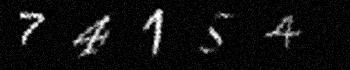
%> input picture lab3/inl3_to_students/task5/ocr_project/datasets/home1/im1.jpg, 350 x 70 px
$ octave --eval "result = im2segment(imread('../../../lab3/inl3_to_students/task5/ocr_project/datasets/home1/im1.jpg'));"   (GNU Octave 9; MATLAB toolbox functions it lacks are replaced by stand-ins)
%> lines starting %> are read from the running program, lines starting %| are printed output that depends on the picture
function S = im2segment(im)

im = im2gray(im);
im = im2double(im);
threshim = im > 35;
mod = bwareaopen(threshim,30);
sbw = bwlabel(mod,8);
nrseg = max(sbw(:));
S = cell(1,nrseg);

for kk = 1:nrseg
    S{kk}= (sbw==kk);
end

subplot(2,4,1)
plot(im)
subplot(2,4,2)
plot(S{1})
subplot(2,4,3)
plot(S{2})
subplot(2,4,4)
plot(S{3})
subplot(2,4,5)
plot(S{4})
%> in im2segment, im is the input picture: size 70x350 uint8; min 0, max 255, mean 17
%> in im2segment, `threshim = im > 35;`: threshim: size 70x350 logical; every value is 0
%> in im2segment, `sbw = bwlabel(mod,8);`: sbw: size 70x350 double; every value is 0
%> in im2segment, `nrseg = max(sbw(:));`: nrseg = 0
%> in im2segment, `S = cell(1,nrseg);`: S = {}
%> `result = im2segment(imread('../../../lab3/inl3_to_students/task5/ocr_p..`:
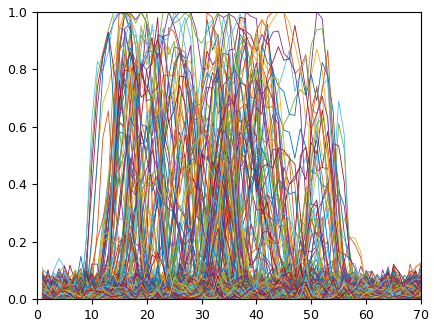
%> figure redrawn from the program's plot data; curve peaks at x = 17, y = 0.114; curve peaks at x = 17, y = 0.102; curve peaks at x = 52, y = 0.0784; curve peaks at x = 43, y = 0.0824

$ run again, on lab3/inl3_to_students/task5/ocr_project/datasets/home1/im101.jpg
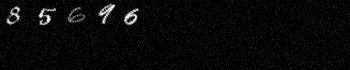
%> input picture lab3/inl3_to_students/task5/ocr_project/datasets/home1/im101.jpg, 350 x 70 px
%> in im2segment, im is the input picture: size 70x350 uint8; min 0, max 255, mean 9.4
%> im: size 70x350 double
%> threshim: size 70x350 logical; every value is 0
%> sbw: size 70x350 double; every value is 0
%> nrseg = 0
%> S = {}
%> `result = im2segment(imread('../../../lab3/inl3_to_students/task5/ocr_p..`:
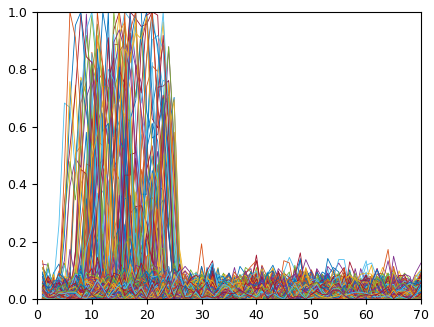
%> figure redrawn from the program's plot data; curve peaks at x = 53, y = 0.0902; curve peaks at x = 57, y = 0.0902; curve peaks at x = 12, y = 0.118; curve peaks at x = 12, y = 0.0784

$ run again, on lab3/inl3_to_students/task5/ocr_project/datasets/home1/im104.jpg
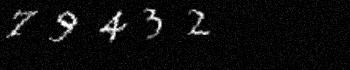
%> input picture lab3/inl3_to_students/task5/ocr_project/datasets/home1/im104.jpg, 350 x 70 px
%> in im2segment, im is the input picture: size 70x350 uint8; min 0, max 255, mean 13.1
%> im: size 70x350 double
%> threshim: size 70x350 logical; every value is 0
%> sbw: size 70x350 double; every value is 0
%> nrseg = 0
%> S = {}
%> `result = im2segment(imread('../../../lab3/inl3_to_students/task5/ocr_p..`:
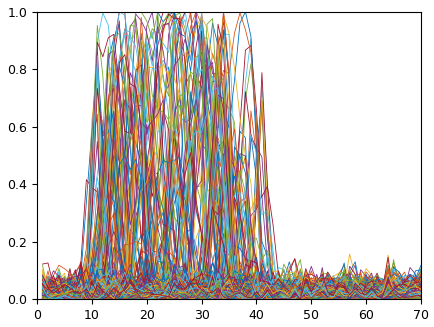
%> figure redrawn from the program's plot data; curve peaks at x = 27, y = 0.0745; curve peaks at x = 37, y = 0.129; curve peaks at x = 40, y = 0.102; curve peaks at x = 64, y = 0.114

$ run again, on lab3/inl3_to_students/task5/ocr_project/datasets/home1/im105.jpg
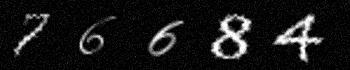
%> input picture lab3/inl3_to_students/task5/ocr_project/datasets/home1/im105.jpg, 350 x 70 px
%> in im2segment, im is the input picture: size 70x350 uint8; min 0, max 255, mean 24.1
%> im: size 70x350 double
%> threshim: size 70x350 logical; every value is 0
%> sbw: size 70x350 double; every value is 0
%> nrseg = 0
%> S = {}
%> `result = im2segment(imread('../../../lab3/inl3_to_students/task5/ocr_p..`:
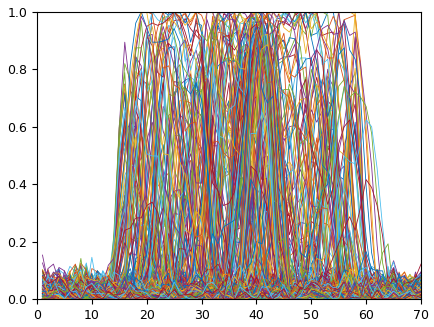
%> figure redrawn from the program's plot data; curve peaks at x = 48, y = 0.125; curve peaks at x = 44, y = 0.098; curve peaks at x = 41, y = 0.129; curve peaks at x = 6, y = 0.0784
